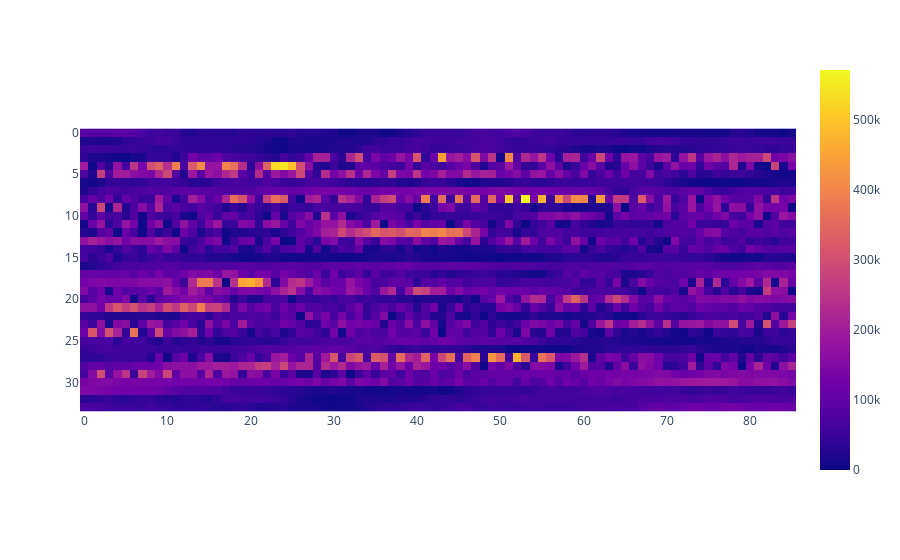

Notebook code cell kept with this figure:
### Markdown cell above
## Построение сонограммы

### Code cell
import plotly.express as px

for i in arrs:
    for j in range(len(i)):
        if i[j] > 3.7e6:
            i[j] = 0

print([max(i) for i in arrs])
plot_arr = np.array(arrs[:-1], dtype=float)
fig = px.imshow(plot_arr)
fig.show()

### Figure 1 — Plotly figure (JSON) as saved in the notebook; plotly's stock layout.template omitted (floating-point values rounded to 4 significant figures; data arrays with more than 128 entries replaced by an {"elided": "..."} marker saying what was removed)
{"data": [{"coloraxis": "coloraxis", "hovertemplate": "x: %{x}<br>y: %{y}<br>color: %{z}<extra></extra>", "name": "0", "type": "heatmap", "xaxis": "x", "yaxis": "y", "z": {"elided": "34x86 float values"}}], "layout": {"coloraxis": {"colorscale": [[0, "#0d0887"], [0.1111, "#46039f"], [0.2222, "#7201a8"], [0.3333, "#9c179e"], [0.4444, "#bd3786"], [0.5556, "#d8576b"], [0.6667, "#ed7953"], [0.7778, "#fb9f3a"], [0.8889, "#fdca26"], [1, "#f0f921"]]}, "margin": {"t": 60}, "xaxis": {"anchor": "y", "constrain": "domain", "domain": [0, 1], "scaleanchor": "y"}, "yaxis": {"anchor": "x", "autorange": "reversed", "constrain": "domain", "domain": [0, 1]}}}
